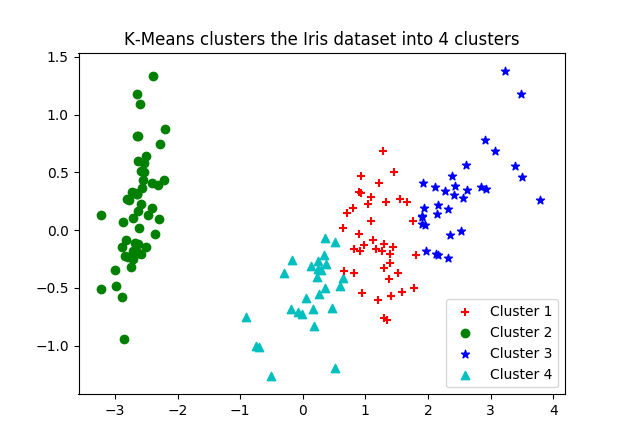

The script that drew this image:
#######################   K Means Scatter Plot of data points   ############################
from sklearn.datasets import load_iris
iris = load_iris()
from sklearn.cluster import KMeans
kmeans = KMeans(n_clusters=3, random_state=111)
kmeans.fit(iris.data)

#kmeans.labels_  # if you want to see the clusters that the algorithm produces
#iris.data.shape  #if you want to see the shape of the data which should be (150,4)

from sklearn.decomposition import PCA
pca = PCA(n_components=2).fit(iris.data)
pca_2d = pca.transform(iris.data)

#pca_2d.shape # if you want to see the shape of the data after dimension reduction which should be (150,2)

import pylab as pl

kmeans4 = KMeans(n_clusters=4, random_state=111)
kmeans4.fit(iris.data)
pl.figure('K-Means with 4 clusters')
for i in range(0, pca_2d.shape[0]):
    if kmeans4.labels_[i] == 1:
        c1 = pl.scatter(pca_2d[i,0], pca_2d[i,1], c='r', marker='+')
    elif kmeans4.labels_[i] == 0:
        c2 = pl.scatter(pca_2d[i,0], pca_2d[i,1], c='g', marker='o')
    elif kmeans4.labels_[i] == 2:
        c3 = pl.scatter(pca_2d[i,0], pca_2d[i,1], c='b', marker='*')
    elif kmeans4.labels_[i] == 3:
        c4 = pl.scatter(pca_2d[i,0], pca_2d[i,1], c='c', marker='^')
pl.legend([c1,c2,c3,c4], ['Cluster 1', 'Cluster 2', 'Cluster 3', 'Cluster 4'])
pl.title('K-Means clusters the Iris dataset into 4 clusters')
pl.show()
